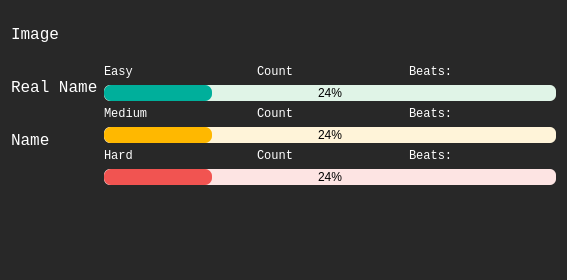
<?xml version="1.0" encoding="UTF-8"?>
<ui version="4.0">
 <class>UserWidgetClass</class>
 <widget class="QMainWindow" name="UserWidgetClass">
  <property name="geometry">
   <rect>
    <x>0</x>
    <y>0</y>
    <width>567</width>
    <height>280</height>
   </rect>
  </property>
  <property name="windowTitle">
   <string>UserWidget</string>
  </property>
  <property name="styleSheet">
   <string notr="true">background-color: rgb(40, 40, 40);
</string>
  </property>
  <widget class="QWidget" name="centralWidget">
   <layout class="QGridLayout" name="gridLayout_2">
    <item row="2" column="1" rowspan="2" colspan="2">
     <layout class="QVBoxLayout" name="verticalLayout_2">
      <item>
       <layout class="QHBoxLayout" name="horizontalLayout">
        <item>
         <widget class="QLabel" name="label_5">
          <property name="font">
           <font>
            <family>Courier New</family>
           </font>
          </property>
          <property name="styleSheet">
           <string notr="true">color: white;</string>
          </property>
          <property name="text">
           <string>Easy</string>
          </property>
         </widget>
        </item>
        <item>
         <widget class="QLabel" name="label_6">
          <property name="font">
           <font>
            <family>Courier New</family>
           </font>
          </property>
          <property name="styleSheet">
           <string notr="true">color: white;</string>
          </property>
          <property name="text">
           <string>Count</string>
          </property>
         </widget>
        </item>
        <item>
         <widget class="QLabel" name="label_4">
          <property name="font">
           <font>
            <family>Courier New</family>
           </font>
          </property>
          <property name="styleSheet">
           <string notr="true">color: white;</string>
          </property>
          <property name="text">
           <string>Beats:</string>
          </property>
         </widget>
        </item>
       </layout>
      </item>
      <item>
       <widget class="QProgressBar" name="progressBar">
        <property name="styleSheet">
         <string notr="true">QProgressBar
{
	background-color: rgb(224, 244, 231);
	border-radius: 6px;
	text-align: center;
	height:  3px;
}

QProgressBar::chunk
{
	border-radius: 7px;
	background-color: rgb(0, 175, 155);
}</string>
        </property>
        <property name="value">
         <number>24</number>
        </property>
       </widget>
      </item>
      <item>
       <layout class="QHBoxLayout" name="horizontalLayout_2">
        <item>
         <widget class="QLabel" name="label_9">
          <property name="font">
           <font>
            <family>Courier New</family>
           </font>
          </property>
          <property name="styleSheet">
           <string notr="true">color: white;</string>
          </property>
          <property name="text">
           <string>Medium</string>
          </property>
         </widget>
        </item>
        <item>
         <widget class="QLabel" name="label_8">
          <property name="font">
           <font>
            <family>Courier New</family>
           </font>
          </property>
          <property name="styleSheet">
           <string notr="true">color: white;</string>
          </property>
          <property name="text">
           <string>Count</string>
          </property>
         </widget>
        </item>
        <item>
         <widget class="QLabel" name="label_7">
          <property name="font">
           <font>
            <family>Courier New</family>
           </font>
          </property>
          <property name="styleSheet">
           <string notr="true">color: white;</string>
          </property>
          <property name="text">
           <string>Beats:</string>
          </property>
         </widget>
        </item>
       </layout>
      </item>
      <item>
       <widget class="QProgressBar" name="progressBar_2">
        <property name="styleSheet">
         <string notr="true">QProgressBar
{
	background-color: rgb(255, 244, 217);
	border-radius: 6px;
	text-align: center;
	height:  3px;
}

QProgressBar::chunk
{
	border-radius: 7px;
	background-color: rgb(255, 184, 0);	
}</string>
        </property>
        <property name="value">
         <number>24</number>
        </property>
       </widget>
      </item>
      <item>
       <layout class="QHBoxLayout" name="horizontalLayout_3">
        <item>
         <widget class="QLabel" name="label_10">
          <property name="font">
           <font>
            <family>Courier New</family>
           </font>
          </property>
          <property name="styleSheet">
           <string notr="true">color: white;</string>
          </property>
          <property name="text">
           <string>Hard</string>
          </property>
         </widget>
        </item>
        <item>
         <widget class="QLabel" name="label_11">
          <property name="font">
           <font>
            <family>Courier New</family>
           </font>
          </property>
          <property name="styleSheet">
           <string notr="true">color: white;</string>
          </property>
          <property name="text">
           <string>Count</string>
          </property>
         </widget>
        </item>
        <item>
         <widget class="QLabel" name="label_12">
          <property name="font">
           <font>
            <family>Courier New</family>
           </font>
          </property>
          <property name="styleSheet">
           <string notr="true">color: white;</string>
          </property>
          <property name="text">
           <string>Beats:</string>
          </property>
         </widget>
        </item>
       </layout>
      </item>
      <item>
       <widget class="QProgressBar" name="progressBar_3">
        <property name="styleSheet">
         <string notr="true">QProgressBar
{
	background-color: rgb(253, 228, 227);	
	border-radius: 6px;
	text-align: center;
	height:  3px;
}

QProgressBar::chunk
{
	border-radius: 7px;
	background-color: rgb(241, 84, 81);	
}</string>
        </property>
        <property name="value">
         <number>24</number>
        </property>
       </widget>
      </item>
      <item>
       <spacer name="verticalSpacer_4">
        <property name="orientation">
         <enum>Qt::Vertical</enum>
        </property>
        <property name="sizeHint" stdset="0">
         <size>
          <width>20</width>
          <height>40</height>
         </size>
        </property>
       </spacer>
      </item>
      <item>
       <spacer name="verticalSpacer_3">
        <property name="orientation">
         <enum>Qt::Vertical</enum>
        </property>
        <property name="sizeHint" stdset="0">
         <size>
          <width>20</width>
          <height>40</height>
         </size>
        </property>
       </spacer>
      </item>
      <item>
       <spacer name="verticalSpacer_2">
        <property name="orientation">
         <enum>Qt::Vertical</enum>
        </property>
        <property name="sizeHint" stdset="0">
         <size>
          <width>20</width>
          <height>40</height>
         </size>
        </property>
       </spacer>
      </item>
     </layout>
    </item>
    <item row="0" column="0" rowspan="3">
     <layout class="QGridLayout" name="gridLayout">
      <item row="0" column="0">
       <layout class="QVBoxLayout" name="verticalLayout">
        <item>
         <widget class="QLabel" name="label_2">
          <property name="font">
           <font>
            <family>Courier New</family>
            <pointsize>12</pointsize>
           </font>
          </property>
          <property name="styleSheet">
           <string notr="true">color: white;</string>
          </property>
          <property name="text">
           <string>Image</string>
          </property>
         </widget>
        </item>
        <item>
         <widget class="QLabel" name="label">
          <property name="font">
           <font>
            <family>Courier New</family>
            <pointsize>12</pointsize>
           </font>
          </property>
          <property name="styleSheet">
           <string notr="true">color: white;</string>
          </property>
          <property name="text">
           <string>Real Name</string>
          </property>
         </widget>
        </item>
        <item>
         <widget class="QLabel" name="label_3">
          <property name="font">
           <font>
            <family>Courier New</family>
            <pointsize>12</pointsize>
           </font>
          </property>
          <property name="styleSheet">
           <string notr="true">color: white;</string>
          </property>
          <property name="text">
           <string>Name</string>
          </property>
         </widget>
        </item>
       </layout>
      </item>
     </layout>
    </item>
    <item row="0" column="2">
     <layout class="QHBoxLayout" name="horizontalLayout_4">
      <item>
       <spacer name="horizontalSpacer">
        <property name="orientation">
         <enum>Qt::Horizontal</enum>
        </property>
        <property name="sizeHint" stdset="0">
         <size>
          <width>40</width>
          <height>20</height>
         </size>
        </property>
       </spacer>
      </item>
      <item>
       <widget class="QPushButton" name="closeBtn">
        <property name="styleSheet">
         <string notr="true">QPushButton
{
		border:none;
}

QPushButton:hover:!pressed
{
background-color: rgb(80, 80, 122);
}</string>
        </property>
        <property name="text">
         <string/>
        </property>
       </widget>
      </item>
     </layout>
    </item>
    <item row="1" column="2">
     <spacer name="verticalSpacer">
      <property name="orientation">
       <enum>Qt::Vertical</enum>
      </property>
      <property name="sizeHint" stdset="0">
       <size>
        <width>20</width>
        <height>40</height>
       </size>
      </property>
     </spacer>
    </item>
   </layout>
  </widget>
 </widget>
 <layoutdefault spacing="6" margin="11"/>
 <resources/>
 <connections/>
</ui>
